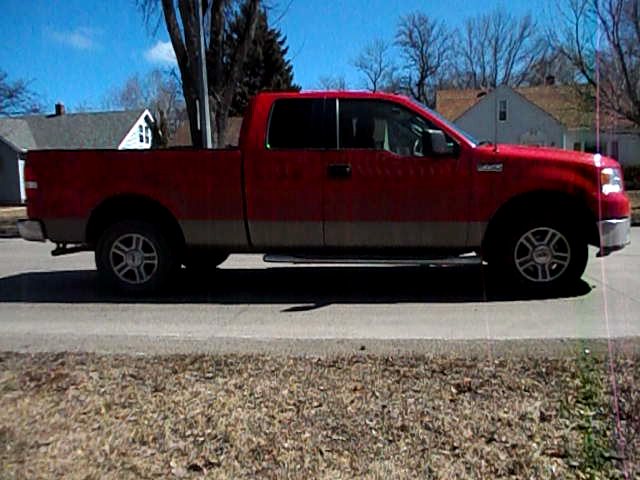
//> input picture images/highway/truck4.png, 640 x 480 px, given in place of , which was not available
$ ./OfflineDetection   (built with g++ and OpenCV 4)
//> lines starting //> are read from the running program, lines starting //| are printed output that depends on the picture; after the words box and inside, x2 and y2 are one past the last pixel; in counts of white or black regions, pixels touching at a corner belong together; pictures that were not available may be replaced by others from this repository, and a replacement may not be noted
#include "opencv2/highgui/highgui.hpp"
#include "opencv2/imgproc/imgproc.hpp"
#include <iostream>
#include <fstream>

using namespace std;
using namespace cv;

namespace
{
	// windows and trackbars name
	const std::string windowName = "Hough Circle Detection Demo";
	const std::string cannyThresholdTrackbarName = "Canny threshold";
	const std::string accumulatorThresholdTrackbarName = "Accumulator Threshold";
	const std::string inverseResolutionName = "Resolution";
	const std::string usage = "Usage : tutorial_HoughCircle_Demo <path_to_input_image>\n";

	// initial and max values of the parameters of interests.
	const int cannyThresholdInitialValue = 98;
	const int accumulatorThresholdInitialValue = 35;
	const int maxAccumulatorThreshold = 400;
	const int maxCannyThreshold = 255;
	const int inverseResolutionInitialValue=1;
	const int maxInverseResolution = 3;

	void HoughDetection(const Mat& src_gray, const Mat& src_display, int cannyThreshold, int accumulatorThreshold, int inverseResolution)
	{
		// will hold the results of the detection
		std::vector<Vec3f> circles;
		// runs the actual detection
		HoughCircles(src_gray, circles, CV_HOUGH_GRADIENT, inverseResolution, src_gray.rows / 3, cannyThreshold, accumulatorThreshold, 10, 30);

		/// Apply the Hough Transform to find the circles
		//HoughCircles(src_gray, circles, CV_HOUGH_GRADIENT, 1.98, src_gray.rows / 5, 250, 50, 0, 30);

		// clone the colour, input image for displaying purposes
		Mat display = src_display.clone();
		for (size_t i = 0; i < circles.size(); i++)
		{
			Point center(cvRound(circles[i][0]), cvRound(circles[i][1]));
			int radius = cvRound(circles[i][2]);
			// circle center
			circle(display, center, 3, Scalar(0, 255, 0), -1, 8, 0);
			// circle outline
			circle(display, center, radius, Scalar(0, 0, 255), 3, 8, 0);
		}

		// shows the results
		imshow(windowName, display);
	}
}


int main(int argc, char** argv)
{
	ifstream file;
	file.open("images/CEC2015/Base/list1.txt",ios::in);
	string line;
	string imageList[20];
	int count = 0;
	while (std::getline(file, line)){
		cout << line << '\n';
		imageList[count] = line;
		count++;
	}

	//int a = waitKey(50000);
	for (int i = 0; i <= sizeof(imageList); i++){

		Mat src, src_gray;
		string path = "images/CEC2015/Base/" + imageList[i];
		src = imread(path, 1);
//> src is the input picture: 480 rows x 640 cols, CV_8UC3; mean B, G, R 89.9, 84.9, 84

		// [8 lines of commented-out code are left out]

		if (!src.data)
		{
			std::cerr << "Invalid input image\n";
			std::cout << usage;
			return -1;
		}

		// Convert it to gray
		cvtColor(src, src_gray, COLOR_BGR2GRAY);
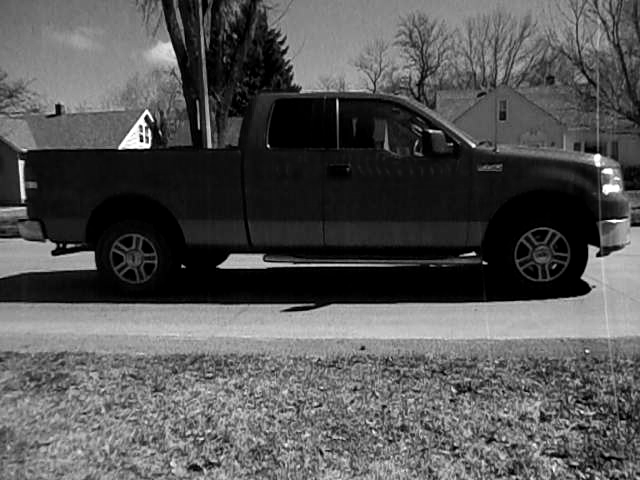
//> src_gray: 480 rows x 640 cols, CV_8UC1; min 0, max 255, mean 85.2

		// Reduce the noise so we avoid false circle detection
		GaussianBlur(src_gray, src_gray, Size(9, 9), 2, 2);
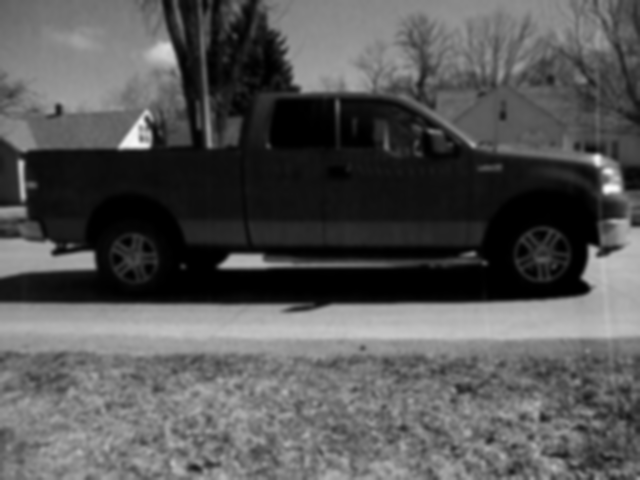
//> src_gray: 480 rows x 640 cols, CV_8UC1; min 0, max 251, mean 85.2

		//declare and initialize both parameters that are subjects to change
		int cannyThreshold = cannyThresholdInitialValue;
		int accumulatorThreshold = accumulatorThresholdInitialValue;
		int inverseResolution = inverseResolutionInitialValue;

		// create the main window, and attach the trackbars
		namedWindow(windowName, WINDOW_AUTOSIZE);
		createTrackbar(cannyThresholdTrackbarName, windowName, &cannyThreshold, maxCannyThreshold);
		createTrackbar(accumulatorThresholdTrackbarName, windowName, &accumulatorThreshold, maxAccumulatorThreshold);
		createTrackbar(inverseResolutionName, windowName, &inverseResolution, maxInverseResolution);


		int key = 0;
		while (key != 'q' && key != 'Q')
		{
			// those paramaters cannot be =0

			cannyThreshold = std::max(cannyThreshold, 1);
			accumulatorThreshold = std::max(accumulatorThreshold, 1);


			HoughDetection(src_gray, src, cannyThreshold, accumulatorThreshold, inverseResolution);
//> in HoughDetection, `HoughCircles(src_gray, circles, CV_HOUGH_GRADIENT, inverseResolution, ..`: circles = 1 circle (x, y, radius): [542.5, 254.5, 28.2]
//> the loop in HoughDetection, `for (size_t i = 0; i < circles.size(); i++)` made 1 pass
//> (center, radius) on pass 1: (Point(542, 254), 28)
//> after the loop in HoughDetection, `for (size_t i = 0; i < circles.size(); i++)`:
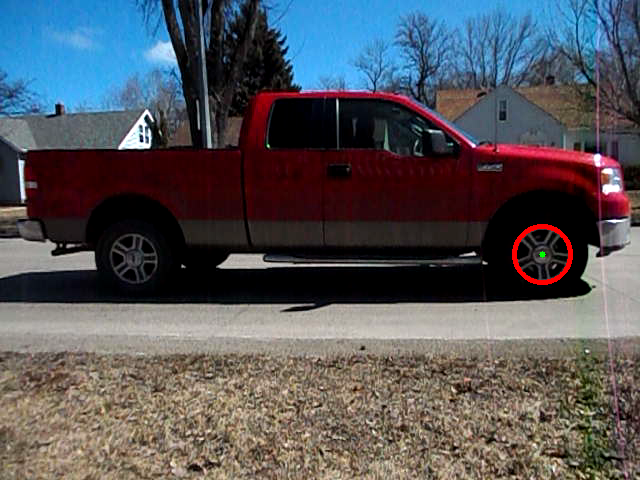
//> display: 480 rows x 640 cols, CV_8UC3; 0.29% of pixels changed, all inside (x1, y1, x2, y2) = (512, 224, 573, 285)

			// get user key
			key = waitKey(200);
//> the 'q' key is pressed
//> (the run ends here: the program stops with an error, at `string path = "images/CEC2015/Base/" + imageList[i];`)
